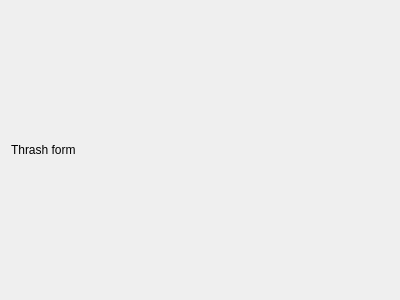
<?xml version="1.0" encoding="UTF-8"?>
<ui version="4.0">
 <class>ThrashForm</class>
 <widget class="QWidget" name="ThrashForm">
  <property name="geometry">
   <rect>
    <x>0</x>
    <y>0</y>
    <width>400</width>
    <height>300</height>
   </rect>
  </property>
  <property name="windowTitle">
   <string>Form</string>
  </property>
  <layout class="QHBoxLayout" name="horizontalLayout">
   <item>
    <widget class="QLabel" name="label">
     <property name="text">
      <string>Thrash form</string>
     </property>
    </widget>
   </item>
  </layout>
 </widget>
 <resources/>
 <connections/>
</ui>
